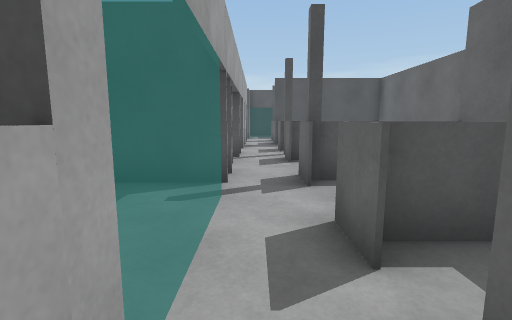
View 1 (above)

17 first-person views from a walk through a Unity game level. The camera is 1.2 m above the floor, tilts 8° down and sees 85° across. The floor is counted in squares, 1 m on a side. Each view is taken from the middle of a square. On the plan, view 1 faces up. The plan holds only what a view shows up to about 13 squares ahead; the rest is blank.

View 2
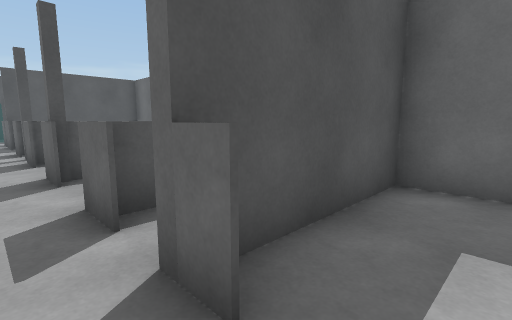

View 3
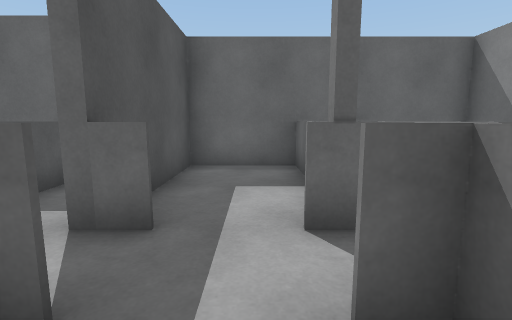

View 4
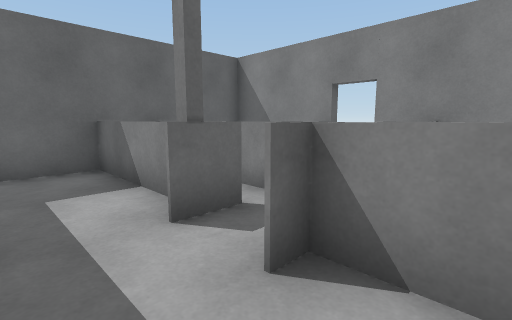

View 5
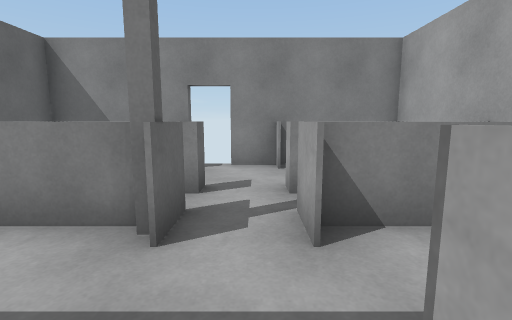

View 6
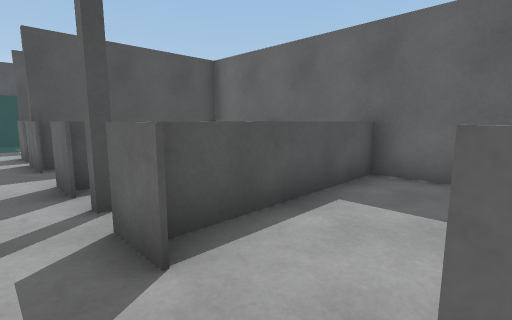

View 7
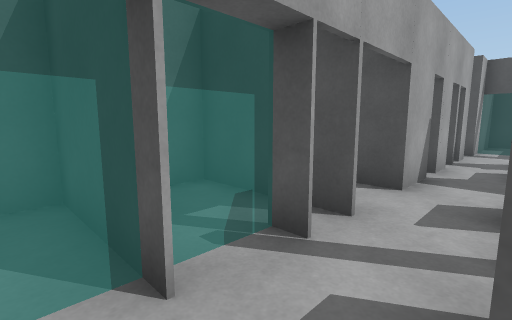

View 8
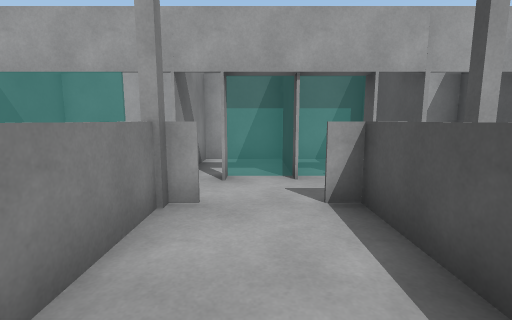

View 9
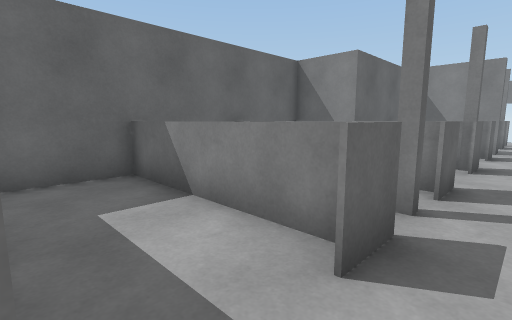

View 10
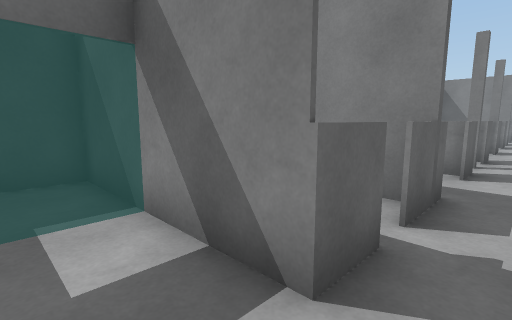

View 11
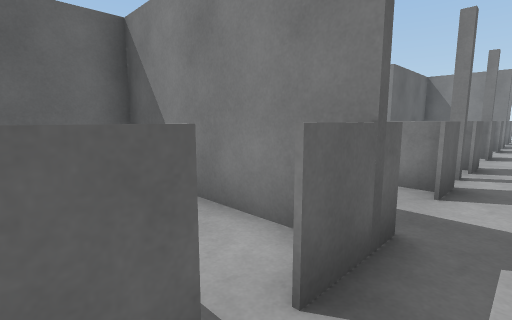

View 12
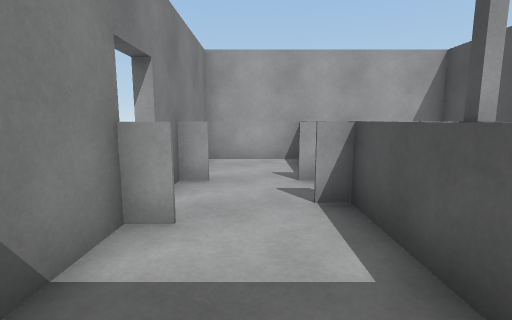

View 13
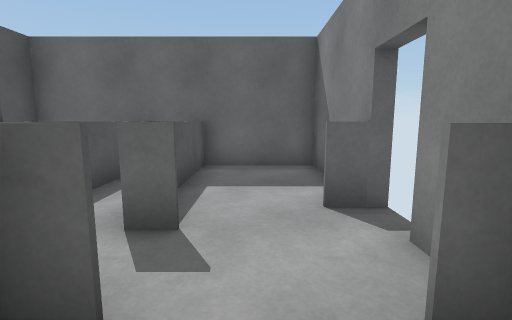

View 14
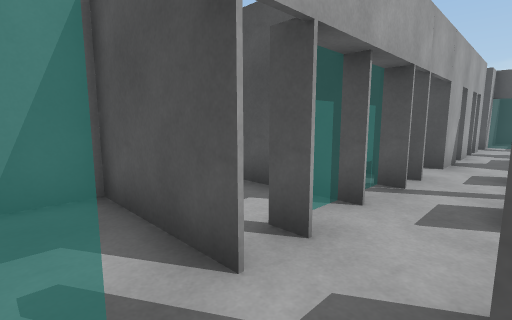

View 15
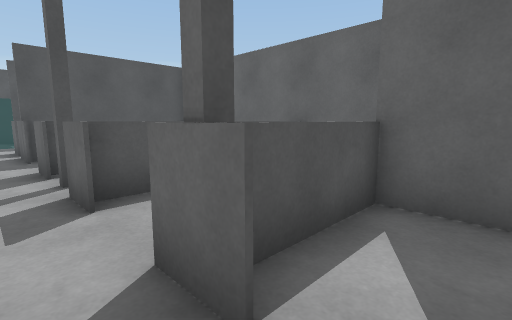

View 16
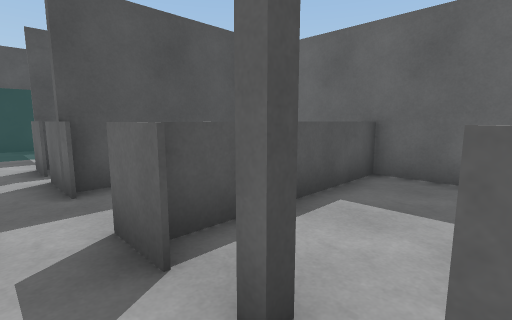

View 17
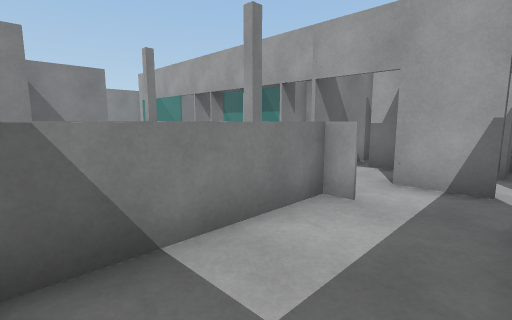

### Floor plan
Key: @ floor where view 1 was taken; # wall or solid block; x gap in a wall; . floor; = window, fence, low wall or low ledge.
Columns run from 4 left of view 1 to 6 right of it. Each row starts with its distance up from view 1.
 22     #
 21     #
 20     #
 19    x....x.#
 18    #....  #
 17    #.=#####
 16    #...   #
 15    #.=#####
 14    #.#....#
 13 ####......#
 12   ##.#....#
 11  .x..x====#
 10 ####......#
  9    #.x====#
  8 ####......#
  7 #..#......#
  6 #....#==###
  5 ####....#
  4     ....#
  3     .===#
  2   # .####
  1 ####.######
  0 # ..@.....#
 -1 # ........#
 -2 #===.#====#
 -3 #  ...=..=#
 -4 #..=.#....#
 -5 #.........#
 -6 #..#..#...#
 -7 ##### #####

Where each view was taken, in squares from view 1:
view 1: 0 up, 0 right, facing up
view 2: 1 down, 0 right, facing up-right
view 3: 1 down, 2 left, facing right
view 4: 0 up, 2 left, facing down-right
view 5: 1 up, 0 right, facing down
view 6: 6 up, 0 right, facing up-right
view 7: 7 up, 1 right, facing up-left
view 8: 7 up, 5 right, facing left
view 9: 14 up, 0 right, facing down-right
view 10: 19 up, 0 right, facing down-right
view 11: 17 up, 0 right, facing down-right
view 12: 5 down, 5 right, facing left
view 13: 5 down, 2 left, facing right
view 14: 4 up, 1 right, facing up-left
view 15: 4 up, 0 right, facing up-right
view 16: 9 up, 0 right, facing up-right
view 17: 14 up, 5 right, facing down-left
